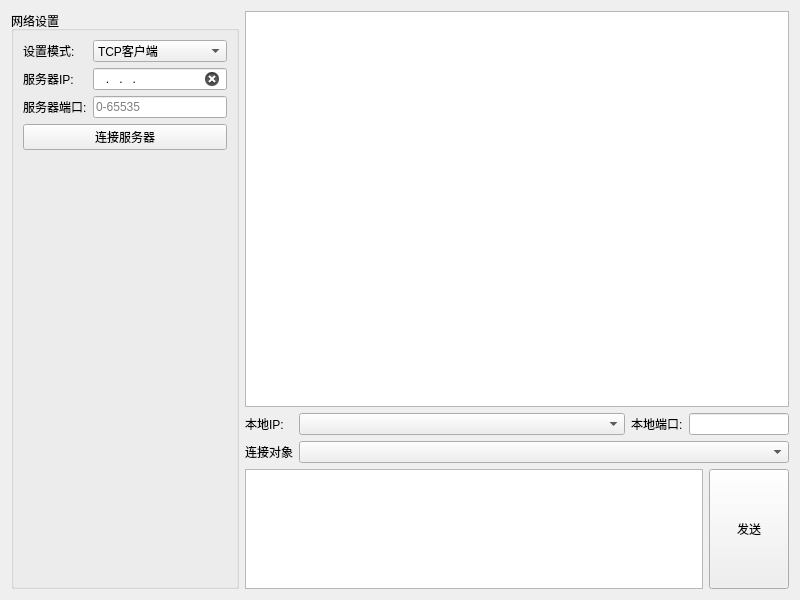
<?xml version="1.0" encoding="UTF-8"?>
<ui version="4.0">
 <class>NetAssistWidget</class>
 <widget class="QWidget" name="NetAssistWidget">
  <property name="geometry">
   <rect>
    <x>0</x>
    <y>0</y>
    <width>800</width>
    <height>600</height>
   </rect>
  </property>
  <property name="windowTitle">
   <string>Form</string>
  </property>
  <layout class="QHBoxLayout" name="horizontalLayout_3" stretch="0,1">
   <item>
    <widget class="QGroupBox" name="groupBox">
     <property name="minimumSize">
      <size>
       <width>0</width>
       <height>0</height>
      </size>
     </property>
     <property name="title">
      <string>网络设置</string>
     </property>
     <layout class="QFormLayout" name="formLayout">
      <item row="0" column="0">
       <widget class="QLabel" name="label_3">
        <property name="text">
         <string>设置模式:</string>
        </property>
       </widget>
      </item>
      <item row="1" column="0">
       <widget class="QLabel" name="label_ip">
        <property name="text">
         <string>服务器IP:</string>
        </property>
       </widget>
      </item>
      <item row="1" column="1">
       <widget class="QLineEdit" name="edit_target_ip">
        <property name="minimumSize">
         <size>
          <width>120</width>
          <height>0</height>
         </size>
        </property>
        <property name="inputMask">
         <string>000.000.000.000</string>
        </property>
        <property name="text">
         <string>...</string>
        </property>
        <property name="clearButtonEnabled">
         <bool>true</bool>
        </property>
       </widget>
      </item>
      <item row="2" column="0">
       <widget class="QLabel" name="label_port">
        <property name="text">
         <string>服务器端口:</string>
        </property>
       </widget>
      </item>
      <item row="2" column="1">
       <widget class="QLineEdit" name="edit_target_port">
        <property name="minimumSize">
         <size>
          <width>120</width>
          <height>0</height>
         </size>
        </property>
        <property name="inputMask">
         <string>99999</string>
        </property>
        <property name="text">
         <string/>
        </property>
        <property name="placeholderText">
         <string>0-65535</string>
        </property>
        <property name="clearButtonEnabled">
         <bool>true</bool>
        </property>
       </widget>
      </item>
      <item row="3" column="0" colspan="2">
       <widget class="QPushButton" name="btn_connect">
        <property name="text">
         <string>连接服务器</string>
        </property>
        <property name="icon">
         <iconset resource="resource.qrc">
          <normaloff>:/icon/disc1</normaloff>:/icon/disc1</iconset>
        </property>
       </widget>
      </item>
      <item row="0" column="1">
       <widget class="QComboBox" name="cb_mode">
        <property name="minimumSize">
         <size>
          <width>120</width>
          <height>0</height>
         </size>
        </property>
        <item>
         <property name="text">
          <string>TCP客户端</string>
         </property>
        </item>
        <item>
         <property name="text">
          <string>TCP服务端</string>
         </property>
        </item>
        <item>
         <property name="text">
          <string>UDP</string>
         </property>
        </item>
       </widget>
      </item>
     </layout>
    </widget>
   </item>
   <item>
    <layout class="QVBoxLayout" name="verticalLayout" stretch="1,0,0,0">
     <item>
      <widget class="QTextEdit" name="edit_recv">
       <property name="readOnly">
        <bool>true</bool>
       </property>
      </widget>
     </item>
     <item>
      <layout class="QHBoxLayout" name="_2" stretch="0,1,0,0">
       <item>
        <widget class="QLabel" name="label_local_ip">
         <property name="minimumSize">
          <size>
           <width>48</width>
           <height>0</height>
          </size>
         </property>
         <property name="maximumSize">
          <size>
           <width>80</width>
           <height>16777215</height>
          </size>
         </property>
         <property name="text">
          <string>本地IP:</string>
         </property>
        </widget>
       </item>
       <item>
        <widget class="QComboBox" name="cb_local_ip">
         <property name="font">
          <font>
           <family>Microsoft JhengHei UI</family>
          </font>
         </property>
        </widget>
       </item>
       <item>
        <widget class="QLabel" name="label_local_port">
         <property name="maximumSize">
          <size>
           <width>80</width>
           <height>16777215</height>
          </size>
         </property>
         <property name="text">
          <string>本地端口:</string>
         </property>
        </widget>
       </item>
       <item>
        <widget class="QLineEdit" name="edit_local_port">
         <property name="minimumSize">
          <size>
           <width>0</width>
           <height>0</height>
          </size>
         </property>
         <property name="maximumSize">
          <size>
           <width>100</width>
           <height>16777215</height>
          </size>
         </property>
         <property name="readOnly">
          <bool>true</bool>
         </property>
        </widget>
       </item>
      </layout>
     </item>
     <item>
      <layout class="QHBoxLayout" name="layout_server" stretch="0,1">
       <item>
        <widget class="QLabel" name="label_connect_person">
         <property name="text">
          <string>连接对象</string>
         </property>
        </widget>
       </item>
       <item>
        <widget class="QComboBox" name="cb_connect_person"/>
       </item>
      </layout>
     </item>
     <item>
      <layout class="QHBoxLayout" name="horizontalLayout_2">
       <item>
        <widget class="QTextEdit" name="edit_send">
         <property name="maximumSize">
          <size>
           <width>16777215</width>
           <height>120</height>
          </size>
         </property>
        </widget>
       </item>
       <item>
        <widget class="QPushButton" name="btn_send">
         <property name="sizePolicy">
          <sizepolicy hsizetype="Minimum" vsizetype="Preferred">
           <horstretch>0</horstretch>
           <verstretch>0</verstretch>
          </sizepolicy>
         </property>
         <property name="text">
          <string>发送</string>
         </property>
         <property name="shortcut">
          <string>Return</string>
         </property>
        </widget>
       </item>
      </layout>
     </item>
    </layout>
   </item>
  </layout>
 </widget>
 <resources>
  <include location="resource.qrc"/>
 </resources>
 <connections/>
</ui>
